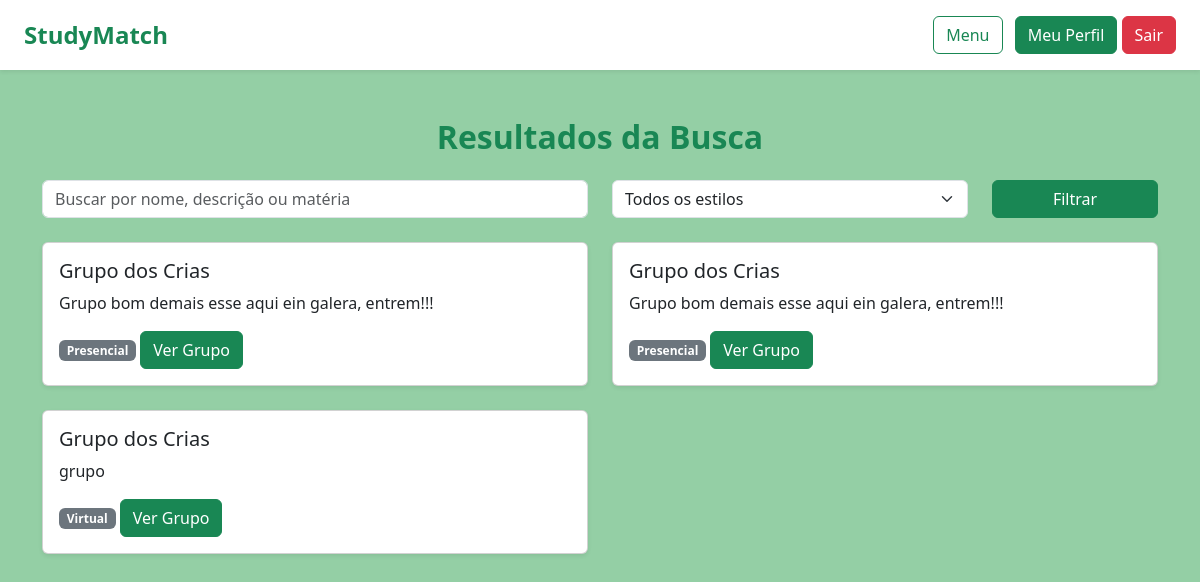
The page /buscar-grupos (signed in) on the database as committed earlier.
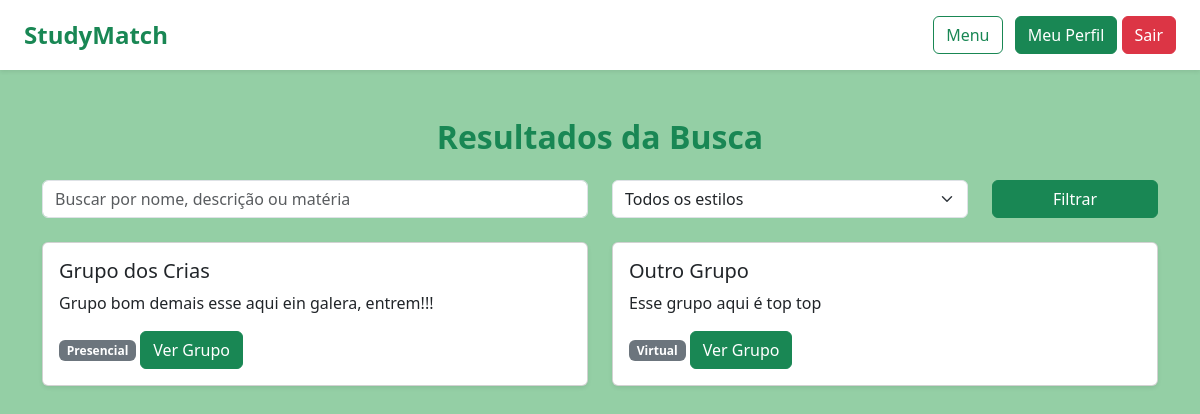
The same page on the database as committed later.
### tables this page shows
CREATE TABLE groups (
                id INTEGER PRIMARY KEY AUTOINCREMENT,
                nome TEXT NOT NULL,
                descricao TEXT,
                materia TEXT,
                estilo TEXT,
                administrador_id INTEGER
            );

### app/routes/group_routes.py (the view)
    @bp.route("/buscar-grupos", methods=["GET"])
    def buscar_grupos():
        if "user_id" not in session:
            return redirect("/login")
        termo = request.args.get("q", "")
        estilo = request.args.get("estilo", None)
        grupos = group_use_case.search_groups(termo, estilo)
        participando = {}
        user_id = session["user_id"]
        for grupo in grupos:
            participando[grupo.id] = group_use_case.user_is_participant(grupo.id, user_id)
        return render_template(
            "buscar_grupos.html",
            grupos=grupos,
            termo=termo,
            estilo=estilo,
            participando=participando
        )

### infra/repositories/group_repository_sqlite.py (called while the page is built)
    def search(self, termo, estilo=None):
        cursor = self.conn.cursor()
        query = """
            SELECT id, nome, descricao, materia, estilo, administrador_id
            FROM groups
            WHERE (nome LIKE ? OR descricao LIKE ? OR materia LIKE ?)
        """
        params = [f"%{termo}%", f"%{termo}%", f"%{termo}%"]
        if estilo:
            query += " AND estilo = ?"
            params.append(estilo)
        cursor.execute(query, params)
        rows = cursor.fetchall()
        return [Group(*row) for row in rows]

    def user_participates(self, grupo_id, user_id):
        cursor = self.conn.cursor()
        cursor.execute("""
            SELECT 1 FROM group_participants
            WHERE grupo_id = ? AND usuario_id = ?
        """, (grupo_id, user_id))
        return cursor.fetchone() is not None

### use_cases/group_use_case.py (called while the page is built)
    def search_groups(self, termo, estilo=None):
        return self.repository.search(termo, estilo)

    def user_is_participant(self, grupo_id, user_id):
      return self.repository.user_participates(grupo_id, user_id)

### app/templates/buscar_grupos.html (shortened to what this page needs)
{% extends "base.html" %}
{% block content %}
<h2 class="text-success mb-4 text-center">Resultados da Busca</h2>
<form class="row mb-4" method="GET" action="/buscar-grupos">
  <div class="col-md-6">
    <input type="text" name="q" class="form-control" placeholder="Buscar por nome, descrição ou matéria" value="{{ termo }}" required>
  </div>
  <div class="col-md-4">
    <select name="estilo" class="form-select">
      <option value="">Todos os estilos</option>
    </select>
  </div>
  <div class="col-md-2">
    <button type="submit" class="btn btn-success w-100">Filtrar</button>
  </div>
</form>
{% if grupos %}
  <div class="row">
    {% for grupo in grupos %}
      <div class="col-md-6 mb-4">
        <div class="card shadow-sm">
          <div class="card-body">
            <h5 class="card-title">{{ grupo.nome }}</h5>
            <p class="card-text">{{ grupo.descricao }}</p>
            <span class="badge bg-secondary mb-2">{{ grupo.estilo|capitalize }}</span>
            <a href="/grupo/{{ grupo.id }}" class="btn btn-success me-2">Ver Grupo</a>
          </div>
        </div>
      </div>
    {% endfor %}
  </div>
{% else %}
  <p class="text-center text-muted">Nenhum grupo encontrado com os critérios fornecidos.</p>
{% endif %}
{% endblock %}

### app/templates/base.html (shortened to what this page needs)
<!DOCTYPE html>
<html lang="pt-br">
<head>
  <link href="https://cdn.jsdelivr.net/npm/bootstrap@5.3.0/dist/css/bootstrap.min.css" rel="stylesheet">
  <link rel="stylesheet" href="{{ url_for('static', filename='css/style.css') }}">
</head>
<body class="bg-soft-green" style="min-height: 100vh;">
  <header class="bg-white shadow-sm px-4 py-3 d-flex justify-content-between align-items-center">
    <h4 class="text-success m-0 fw-bold">StudyMatch</h4>
    <div>
      <a href="/inicio" class="btn btn-outline-success me-2">Menu</a>
      <a href="/perfil" class="btn btn-success">Meu Perfil</a>
      <a href="/logout" class="btn btn-danger">Sair</a>
    </div>
  </header>
  <main class="container mt-5">
    {% block content %}{% endblock %}
  </main>
</body>
</html>

### app/static/css/style.css (style rules this page uses)
h1, h2 { font-weight: bold; }
.btn { font-weight: 500; }
body.bg-soft-green { background-color: #94cfa5; font-family: 'Segoe UI', Tahoma, Geneva, Verdana, sans-serif; margin: 0; }

Rows that differ between the two databases and show on the page:
removed groups: nome "Grupo dos Crias", descricao "Grupo bom demais esse aqui ein galera, entrem!!!", estilo "Presencial"
removed groups: nome "Grupo dos Crias", descricao "grupo", estilo "Virtual"
added groups: nome "Outro Grupo", descricao "Esse grupo aqui é top top", estilo "Virtual"
